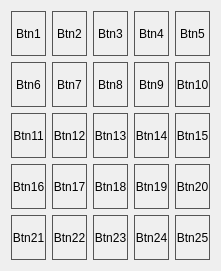
<?xml version="1.0" encoding="UTF-8"?>
<ui version="4.0">
 <class>Form</class>
 <widget class="QWidget" name="Form">
  <property name="geometry">
   <rect>
    <x>0</x>
    <y>0</y>
    <width>217</width>
    <height>267</height>
   </rect>
  </property>
  <property name="windowTitle">
   <string>Form</string>
  </property>
  <property name="styleSheet">
   <string notr="true">/* English: Circular shape configuration. 
   Radius is set to 30px to match half of the 60px button size. 
*/
QToolButton {
    border: 1px solid #555555;
    border-radius: 30px;

}
QToolButton:hover {
 
    background-color: rgba(120, 180, 255, 50); /* Un léger fond bleu transparent pour confirmer le survol */
}</string>
  </property>
  <layout class="QGridLayout" name="gridLayout">
   <item row="2" column="3">
    <widget class="QToolButton" name="toolButton_14">
     <property name="sizePolicy">
      <sizepolicy hsizetype="Minimum" vsizetype="Minimum">
       <horstretch>0</horstretch>
       <verstretch>0</verstretch>
      </sizepolicy>
     </property>
     <property name="minimumSize">
      <size>
       <width>35</width>
       <height>45</height>
      </size>
     </property>
     <property name="text">
      <string>Btn14</string>
     </property>
     <property name="iconSize">
      <size>
       <width>40</width>
       <height>40</height>
      </size>
     </property>
    </widget>
   </item>
   <item row="3" column="3">
    <widget class="QToolButton" name="toolButton_19">
     <property name="sizePolicy">
      <sizepolicy hsizetype="Minimum" vsizetype="Minimum">
       <horstretch>0</horstretch>
       <verstretch>0</verstretch>
      </sizepolicy>
     </property>
     <property name="minimumSize">
      <size>
       <width>35</width>
       <height>45</height>
      </size>
     </property>
     <property name="text">
      <string>Btn19</string>
     </property>
     <property name="iconSize">
      <size>
       <width>40</width>
       <height>40</height>
      </size>
     </property>
    </widget>
   </item>
   <item row="3" column="2">
    <widget class="QToolButton" name="toolButton_18">
     <property name="sizePolicy">
      <sizepolicy hsizetype="Minimum" vsizetype="Minimum">
       <horstretch>0</horstretch>
       <verstretch>0</verstretch>
      </sizepolicy>
     </property>
     <property name="minimumSize">
      <size>
       <width>35</width>
       <height>45</height>
      </size>
     </property>
     <property name="text">
      <string>Btn18</string>
     </property>
     <property name="iconSize">
      <size>
       <width>40</width>
       <height>40</height>
      </size>
     </property>
    </widget>
   </item>
   <item row="2" column="1">
    <widget class="QToolButton" name="toolButton_12">
     <property name="sizePolicy">
      <sizepolicy hsizetype="Minimum" vsizetype="Minimum">
       <horstretch>0</horstretch>
       <verstretch>0</verstretch>
      </sizepolicy>
     </property>
     <property name="minimumSize">
      <size>
       <width>35</width>
       <height>45</height>
      </size>
     </property>
     <property name="text">
      <string>Btn12</string>
     </property>
     <property name="iconSize">
      <size>
       <width>40</width>
       <height>40</height>
      </size>
     </property>
    </widget>
   </item>
   <item row="1" column="0">
    <widget class="QToolButton" name="toolButton_6">
     <property name="sizePolicy">
      <sizepolicy hsizetype="Minimum" vsizetype="Minimum">
       <horstretch>0</horstretch>
       <verstretch>0</verstretch>
      </sizepolicy>
     </property>
     <property name="minimumSize">
      <size>
       <width>35</width>
       <height>45</height>
      </size>
     </property>
     <property name="text">
      <string>Btn6</string>
     </property>
     <property name="iconSize">
      <size>
       <width>40</width>
       <height>40</height>
      </size>
     </property>
    </widget>
   </item>
   <item row="4" column="3">
    <widget class="QToolButton" name="toolButton_24">
     <property name="sizePolicy">
      <sizepolicy hsizetype="Minimum" vsizetype="Minimum">
       <horstretch>0</horstretch>
       <verstretch>0</verstretch>
      </sizepolicy>
     </property>
     <property name="minimumSize">
      <size>
       <width>35</width>
       <height>45</height>
      </size>
     </property>
     <property name="text">
      <string>Btn24</string>
     </property>
     <property name="iconSize">
      <size>
       <width>40</width>
       <height>40</height>
      </size>
     </property>
    </widget>
   </item>
   <item row="0" column="3">
    <widget class="QToolButton" name="toolButton_4">
     <property name="sizePolicy">
      <sizepolicy hsizetype="Minimum" vsizetype="Minimum">
       <horstretch>0</horstretch>
       <verstretch>0</verstretch>
      </sizepolicy>
     </property>
     <property name="minimumSize">
      <size>
       <width>35</width>
       <height>45</height>
      </size>
     </property>
     <property name="text">
      <string>Btn4</string>
     </property>
     <property name="iconSize">
      <size>
       <width>40</width>
       <height>40</height>
      </size>
     </property>
    </widget>
   </item>
   <item row="3" column="1">
    <widget class="QToolButton" name="toolButton_17">
     <property name="sizePolicy">
      <sizepolicy hsizetype="Minimum" vsizetype="Minimum">
       <horstretch>0</horstretch>
       <verstretch>0</verstretch>
      </sizepolicy>
     </property>
     <property name="minimumSize">
      <size>
       <width>35</width>
       <height>45</height>
      </size>
     </property>
     <property name="text">
      <string>Btn17</string>
     </property>
     <property name="iconSize">
      <size>
       <width>40</width>
       <height>40</height>
      </size>
     </property>
    </widget>
   </item>
   <item row="3" column="4">
    <widget class="QToolButton" name="toolButton_20">
     <property name="sizePolicy">
      <sizepolicy hsizetype="Minimum" vsizetype="Minimum">
       <horstretch>0</horstretch>
       <verstretch>0</verstretch>
      </sizepolicy>
     </property>
     <property name="minimumSize">
      <size>
       <width>35</width>
       <height>45</height>
      </size>
     </property>
     <property name="text">
      <string>Btn20</string>
     </property>
     <property name="iconSize">
      <size>
       <width>40</width>
       <height>40</height>
      </size>
     </property>
    </widget>
   </item>
   <item row="4" column="0">
    <widget class="QToolButton" name="toolButton_21">
     <property name="sizePolicy">
      <sizepolicy hsizetype="Minimum" vsizetype="Minimum">
       <horstretch>0</horstretch>
       <verstretch>0</verstretch>
      </sizepolicy>
     </property>
     <property name="minimumSize">
      <size>
       <width>35</width>
       <height>45</height>
      </size>
     </property>
     <property name="text">
      <string>Btn21</string>
     </property>
     <property name="iconSize">
      <size>
       <width>40</width>
       <height>40</height>
      </size>
     </property>
    </widget>
   </item>
   <item row="0" column="2">
    <widget class="QToolButton" name="toolButton_3">
     <property name="sizePolicy">
      <sizepolicy hsizetype="Minimum" vsizetype="Minimum">
       <horstretch>0</horstretch>
       <verstretch>0</verstretch>
      </sizepolicy>
     </property>
     <property name="minimumSize">
      <size>
       <width>35</width>
       <height>45</height>
      </size>
     </property>
     <property name="text">
      <string>Btn3</string>
     </property>
     <property name="iconSize">
      <size>
       <width>40</width>
       <height>40</height>
      </size>
     </property>
    </widget>
   </item>
   <item row="1" column="4">
    <widget class="QToolButton" name="toolButton_10">
     <property name="sizePolicy">
      <sizepolicy hsizetype="Minimum" vsizetype="Minimum">
       <horstretch>0</horstretch>
       <verstretch>0</verstretch>
      </sizepolicy>
     </property>
     <property name="minimumSize">
      <size>
       <width>35</width>
       <height>45</height>
      </size>
     </property>
     <property name="text">
      <string>Btn10</string>
     </property>
     <property name="iconSize">
      <size>
       <width>40</width>
       <height>40</height>
      </size>
     </property>
    </widget>
   </item>
   <item row="2" column="0">
    <widget class="QToolButton" name="toolButton_11">
     <property name="sizePolicy">
      <sizepolicy hsizetype="Minimum" vsizetype="Minimum">
       <horstretch>0</horstretch>
       <verstretch>0</verstretch>
      </sizepolicy>
     </property>
     <property name="minimumSize">
      <size>
       <width>35</width>
       <height>45</height>
      </size>
     </property>
     <property name="text">
      <string>Btn11</string>
     </property>
     <property name="iconSize">
      <size>
       <width>40</width>
       <height>40</height>
      </size>
     </property>
    </widget>
   </item>
   <item row="3" column="0">
    <widget class="QToolButton" name="toolButton_16">
     <property name="sizePolicy">
      <sizepolicy hsizetype="Minimum" vsizetype="Minimum">
       <horstretch>0</horstretch>
       <verstretch>0</verstretch>
      </sizepolicy>
     </property>
     <property name="minimumSize">
      <size>
       <width>35</width>
       <height>45</height>
      </size>
     </property>
     <property name="text">
      <string>Btn16</string>
     </property>
     <property name="iconSize">
      <size>
       <width>40</width>
       <height>40</height>
      </size>
     </property>
    </widget>
   </item>
   <item row="4" column="4">
    <widget class="QToolButton" name="toolButton_25">
     <property name="sizePolicy">
      <sizepolicy hsizetype="Minimum" vsizetype="Minimum">
       <horstretch>0</horstretch>
       <verstretch>0</verstretch>
      </sizepolicy>
     </property>
     <property name="minimumSize">
      <size>
       <width>35</width>
       <height>45</height>
      </size>
     </property>
     <property name="text">
      <string>Btn25</string>
     </property>
     <property name="iconSize">
      <size>
       <width>40</width>
       <height>40</height>
      </size>
     </property>
    </widget>
   </item>
   <item row="2" column="4">
    <widget class="QToolButton" name="toolButton_15">
     <property name="sizePolicy">
      <sizepolicy hsizetype="Minimum" vsizetype="Minimum">
       <horstretch>0</horstretch>
       <verstretch>0</verstretch>
      </sizepolicy>
     </property>
     <property name="minimumSize">
      <size>
       <width>35</width>
       <height>45</height>
      </size>
     </property>
     <property name="text">
      <string>Btn15</string>
     </property>
     <property name="iconSize">
      <size>
       <width>40</width>
       <height>40</height>
      </size>
     </property>
    </widget>
   </item>
   <item row="0" column="0">
    <widget class="QToolButton" name="toolButton_1">
     <property name="sizePolicy">
      <sizepolicy hsizetype="Minimum" vsizetype="Minimum">
       <horstretch>0</horstretch>
       <verstretch>0</verstretch>
      </sizepolicy>
     </property>
     <property name="minimumSize">
      <size>
       <width>35</width>
       <height>45</height>
      </size>
     </property>
     <property name="text">
      <string>Btn1</string>
     </property>
     <property name="iconSize">
      <size>
       <width>40</width>
       <height>40</height>
      </size>
     </property>
    </widget>
   </item>
   <item row="4" column="2">
    <widget class="QToolButton" name="toolButton_23">
     <property name="sizePolicy">
      <sizepolicy hsizetype="Minimum" vsizetype="Minimum">
       <horstretch>0</horstretch>
       <verstretch>0</verstretch>
      </sizepolicy>
     </property>
     <property name="minimumSize">
      <size>
       <width>35</width>
       <height>45</height>
      </size>
     </property>
     <property name="text">
      <string>Btn23</string>
     </property>
     <property name="iconSize">
      <size>
       <width>40</width>
       <height>40</height>
      </size>
     </property>
    </widget>
   </item>
   <item row="1" column="3">
    <widget class="QToolButton" name="toolButton_9">
     <property name="sizePolicy">
      <sizepolicy hsizetype="Minimum" vsizetype="Minimum">
       <horstretch>0</horstretch>
       <verstretch>0</verstretch>
      </sizepolicy>
     </property>
     <property name="minimumSize">
      <size>
       <width>35</width>
       <height>45</height>
      </size>
     </property>
     <property name="text">
      <string>Btn9</string>
     </property>
     <property name="iconSize">
      <size>
       <width>40</width>
       <height>40</height>
      </size>
     </property>
    </widget>
   </item>
   <item row="1" column="1">
    <widget class="QToolButton" name="toolButton_7">
     <property name="sizePolicy">
      <sizepolicy hsizetype="Minimum" vsizetype="Minimum">
       <horstretch>0</horstretch>
       <verstretch>0</verstretch>
      </sizepolicy>
     </property>
     <property name="minimumSize">
      <size>
       <width>35</width>
       <height>45</height>
      </size>
     </property>
     <property name="text">
      <string>Btn7</string>
     </property>
     <property name="iconSize">
      <size>
       <width>40</width>
       <height>40</height>
      </size>
     </property>
    </widget>
   </item>
   <item row="2" column="2">
    <widget class="QToolButton" name="toolButton_13">
     <property name="sizePolicy">
      <sizepolicy hsizetype="Minimum" vsizetype="Minimum">
       <horstretch>0</horstretch>
       <verstretch>0</verstretch>
      </sizepolicy>
     </property>
     <property name="minimumSize">
      <size>
       <width>35</width>
       <height>45</height>
      </size>
     </property>
     <property name="text">
      <string>Btn13</string>
     </property>
     <property name="iconSize">
      <size>
       <width>40</width>
       <height>40</height>
      </size>
     </property>
    </widget>
   </item>
   <item row="4" column="1">
    <widget class="QToolButton" name="toolButton_22">
     <property name="sizePolicy">
      <sizepolicy hsizetype="Minimum" vsizetype="Minimum">
       <horstretch>0</horstretch>
       <verstretch>0</verstretch>
      </sizepolicy>
     </property>
     <property name="minimumSize">
      <size>
       <width>35</width>
       <height>45</height>
      </size>
     </property>
     <property name="text">
      <string>Btn22</string>
     </property>
     <property name="iconSize">
      <size>
       <width>40</width>
       <height>40</height>
      </size>
     </property>
    </widget>
   </item>
   <item row="0" column="4">
    <widget class="QToolButton" name="toolButton_5">
     <property name="sizePolicy">
      <sizepolicy hsizetype="Minimum" vsizetype="Minimum">
       <horstretch>0</horstretch>
       <verstretch>0</verstretch>
      </sizepolicy>
     </property>
     <property name="minimumSize">
      <size>
       <width>35</width>
       <height>45</height>
      </size>
     </property>
     <property name="text">
      <string>Btn5</string>
     </property>
     <property name="iconSize">
      <size>
       <width>40</width>
       <height>40</height>
      </size>
     </property>
    </widget>
   </item>
   <item row="0" column="1">
    <widget class="QToolButton" name="toolButton_2">
     <property name="sizePolicy">
      <sizepolicy hsizetype="Minimum" vsizetype="Minimum">
       <horstretch>0</horstretch>
       <verstretch>0</verstretch>
      </sizepolicy>
     </property>
     <property name="minimumSize">
      <size>
       <width>35</width>
       <height>45</height>
      </size>
     </property>
     <property name="text">
      <string>Btn2</string>
     </property>
     <property name="iconSize">
      <size>
       <width>40</width>
       <height>40</height>
      </size>
     </property>
    </widget>
   </item>
   <item row="1" column="2">
    <widget class="QToolButton" name="toolButton_8">
     <property name="sizePolicy">
      <sizepolicy hsizetype="Minimum" vsizetype="Minimum">
       <horstretch>0</horstretch>
       <verstretch>0</verstretch>
      </sizepolicy>
     </property>
     <property name="minimumSize">
      <size>
       <width>35</width>
       <height>45</height>
      </size>
     </property>
     <property name="text">
      <string>Btn8</string>
     </property>
     <property name="iconSize">
      <size>
       <width>40</width>
       <height>40</height>
      </size>
     </property>
    </widget>
   </item>
  </layout>
 </widget>
 <resources/>
 <connections/>
</ui>
